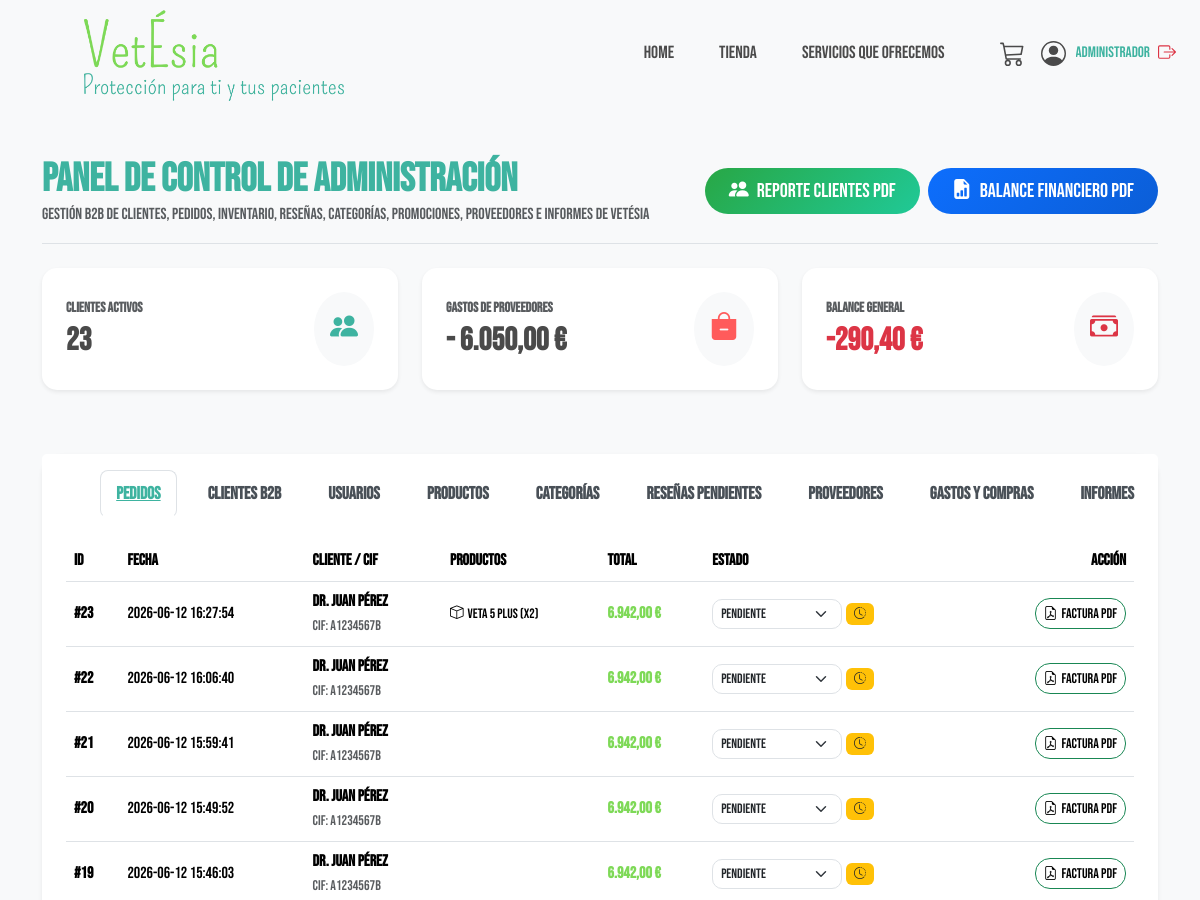
Before: /admin.html (signed in, upper part) with the older database file.
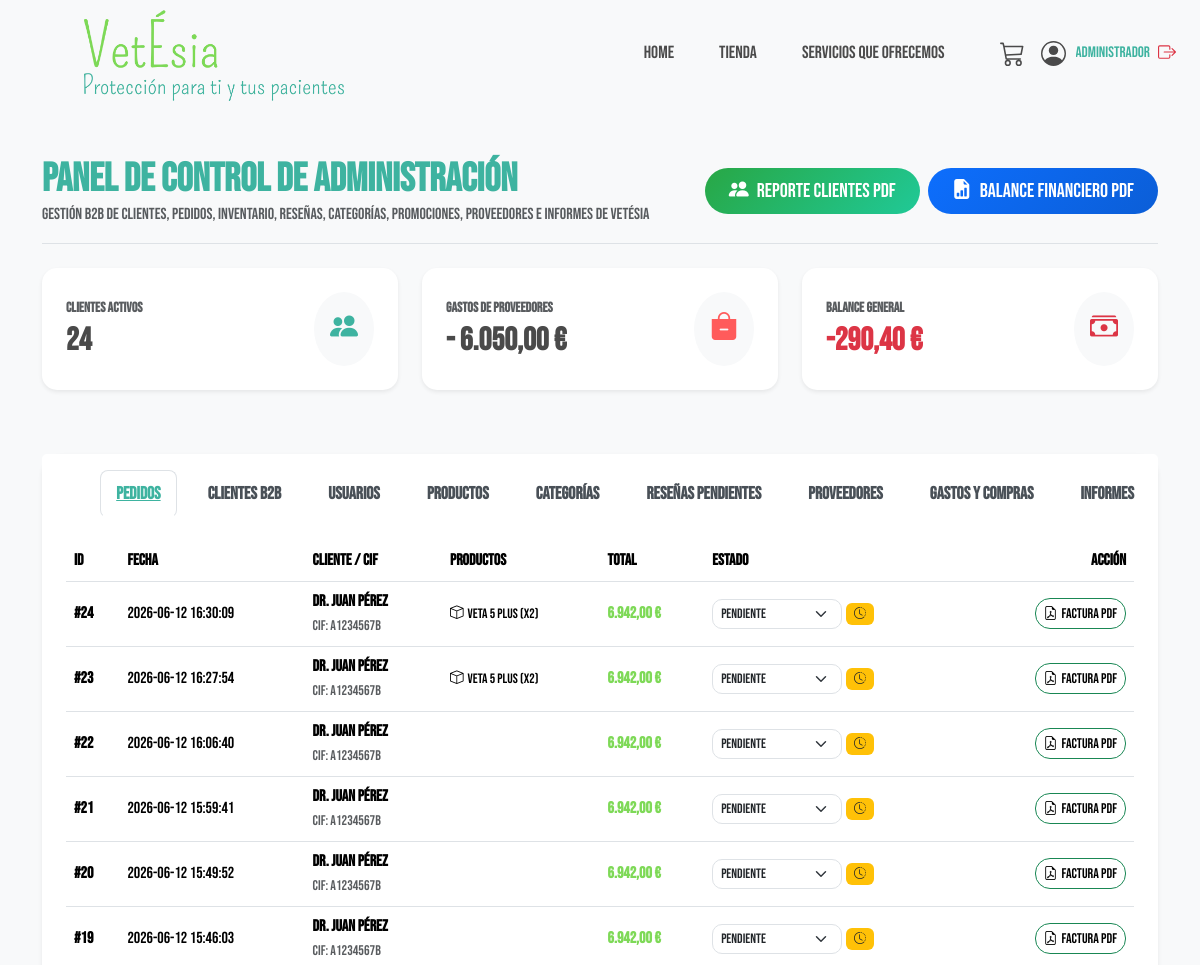
After: the same page with the newer database file.
### tables this page shows
CREATE TABLE pedidos (
            id INTEGER PRIMARY KEY AUTOINCREMENT,
            usuario_id INTEGER,
            empresa TEXT NOT NULL,
            email TEXT NOT NULL,
            cif TEXT NOT NULL,
            contacto TEXT NOT NULL,
            telefono TEXT NOT NULL,
            zona TEXT NOT NULL,
            municipio TEXT NOT NULL,
            direccion TEXT NOT NULL,
            codigo_postal TEXT NOT NULL,
            titular_cuenta TEXT NOT NULL,
            iban TEXT NOT NULL,
            banco TEXT NOT NULL,
            subtotal REAL NOT NULL,
            iva REAL NOT NULL,
            total REAL NOT NULL,
            estado TEXT DEFAULT 'pendiente',
            fecha TIMESTAMP DEFAULT CURRENT_TIMESTAMP,
            FOREIGN KEY (usuario_id) REFERENCES usuarios (id)
        );

CREATE TABLE detalles_pedido (
            id INTEGER PRIMARY KEY AUTOINCREMENT,
            pedido_id INTEGER NOT NULL,
            producto_id INTEGER NOT NULL,
            cantidad INTEGER NOT NULL,
            precio_unitario REAL NOT NULL,
            FOREIGN KEY (pedido_id) REFERENCES pedidos (id) ON DELETE CASCADE,
            FOREIGN KEY (producto_id) REFERENCES productos (id)
        );

CREATE TABLE productos (
            id INTEGER PRIMARY KEY AUTOINCREMENT,
            slug TEXT NOT NULL UNIQUE,
            nombre TEXT NOT NULL,
            categoria TEXT NOT NULL,
            precio REAL NOT NULL,
            descripcion TEXT NOT NULL,
            especificaciones_json TEXT,
            imagen_url TEXT NOT NULL,
            stock INTEGER DEFAULT 20,
            stock_minimo INTEGER DEFAULT 5,
            activo INTEGER DEFAULT 1
        );

### app.py (the view)
@app.route('/admin.html')
def admin():
    if 'user_id' not in session:
        flash("Acceso restringido. Por favor inicia sesión.", "danger")
        return redirect(url_for('cuenta'))
    conn = get_db_connection()
    user = conn.execute("SELECT * FROM usuarios WHERE id = ?", (session['user_id'],)).fetchone()
    if not user or user['rol'] not in ('admin', 'trabajador'):
        conn.close()
        flash("Acceso restringido. No tienes permisos para acceder a esta área.", "danger")
        return redirect(url_for('cuenta'))
    user_rol = user['rol']
    total_clientes = conn.execute("SELECT count(*) FROM usuarios WHERE email != 'admin@vetesia.com'").fetchone()[0]
    total_pedidos = conn.execute("SELECT count(*) FROM pedidos").fetchone()[0]
    total_ventas = conn.execute("SELECT sum(total) FROM pedidos WHERE estado IN ('pagado', 'procesando', 'enviado', 'entregado')").fetchone()[0] or 0.0
    total_compras = conn.execute("SELECT sum(monto) FROM compras").fetchone()[0] or 0.0
    balance_neto = total_ventas - total_compras
    ventas_formateadas = f"{total_ventas:,.2f}".replace(",", "X").replace(".", ",").replace("X", ".")
    compras_formateadas = f"{total_compras:,.2f}".replace(",", "X").replace(".", ",").replace("X", ".")
    balance_formateado = f"{balance_neto:,.2f}".replace(",", "X").replace(".", ",").replace("X", ".")
    clientes_registrados = conn.execute('''
        SELECT u.id, u.nombre_empresa, u.email, p.cif, p.contacto, p.telefono, p.banco, p.iban, p.municipio, p.zona, p.direccion, p.codigo_postal
        FROM usuarios u
        LEFT JOIN (
            SELECT usuario_id, cif, contacto, telefono, banco, iban, municipio, zona, direccion, codigo_postal, max(fecha)
            FROM pedidos
            GROUP BY usuario_id
        ) p ON u.id = p.usuario_id
        WHERE u.email != 'admin@vetesia.com'
        ORDER BY u.id ASC
    ''').fetchall()
    clientes_invitados = conn.execute('''
        SELECT NULL as id, empresa as nombre_empresa, email, cif, contacto, telefono, banco, iban, municipio, zona, direccion, codigo_postal
        FROM pedidos
        WHERE usuario_id IS NULL
        GROUP BY cif
    ''').fetchall()
    todos_clientes = list(clientes_registrados) + list(clientes_invitados)
    usuarios = conn.execute("SELECT * FROM usuarios ORDER BY id ASC").fetchall()
    pedidos_raw = conn.execute('SELECT * FROM pedidos ORDER BY fecha DESC').fetchall()
    pedidos = []
    for p in pedidos_raw:
        items = conn.execute('''
            SELECT dp.*, prod.nombre
            FROM detalles_pedido dp
            JOIN productos prod ON dp.producto_id = prod.id
            WHERE dp.pedido_id = ?
        ''', (p['id'],)).fetchall()
        pedidos.append({
            'id': p['id'],
            'empresa': p['contacto'],
            'cif': p['cif'],
            'total': p['total'],
            'fecha': p['fecha'],
            'estado': p['estado'],
            'articulos': items
        })
    productos = conn.execute('SELECT * FROM productos ORDER BY id ASC').fetchall()
    categorias = conn.execute('SELECT * FROM categorias ORDER BY id ASC').fetchall()
    resenas_pendientes = conn.execute('''
        SELECT r.*, u.nombre_empresa AS usuario_nombre, p.nombre AS producto_nombre
        FROM resenas r
        JOIN usuarios u ON r.usuario_id = u.id
        JOIN productos p ON r.producto_id = p.id
        WHERE r.verificada = 0
        ORDER BY r.fecha DESC
    ''').fetchall()
    proveedores = conn.execute('SELECT * FROM proveedores ORDER BY id ASC').fetchall()
    compras = conn.execute('''
        SELECT c.*, p.nombre AS proveedor_nombre
        FROM compras c
        LEFT JOIN proveedores p ON c.proveedor_id = p.id
        ORDER BY c.fecha DESC
    ''').fetchall()
    informe_stock = conn.execute('''
        SELECT id, nombre, stock, stock_minimo, (stock_minimo - stock) AS diferencia
        FROM productos
        WHERE stock <= stock_minimo
        ORDER BY diferencia DESC
    ''').fetchall()
    informe_ventas = conn.execute('''
        SELECT strftime('%Y-%m', fecha) AS mes, COUNT(*) AS num_pedidos, SUM(total) AS ingresos
        FROM pedidos
        WHERE estado IN ('pagado', 'procesando', 'enviado', 'entregado')
        GROUP BY mes
        ORDER BY mes DESC
        LIMIT 12
    ''').fetchall()
    informe_top = conn.execute('''
        SELECT p.id, p.nombre, SUM(dp.cantidad) AS unidades, SUM(dp.cantidad * dp.precio_unitario) AS ingresos
        FROM detalles_pedido dp
        JOIN productos p ON dp.producto_id = p.id
        JOIN pedidos pe ON dp.pedido_id = pe.id
        WHERE pe.estado IN ('pagado', 'procesando', 'enviado', 'entregado')
        GROUP BY p.id, p.nombre
        ORDER BY unidades DESC
        LIMIT 10
    ''').fetchall()
    conn.close()
    stats = {
        'total_clientes': total_clientes + len(clientes_invitados),
        'total_pedidos': total_pedidos,
        'total_ventas': ventas_formateadas,
        'total_compras': compras_formateadas,
        'balance_neto': balance_formateado,
        'balance_raw': balance_neto
    }
    return render_template('admin.html', stats=stats, clientes=todos_clientes, usuarios=usuarios,
                           pedidos=pedidos, productos=productos, categorias=categorias,
                           resenas_pendientes=resenas_pendientes,
                           proveedores=proveedores, compras=compras, informe_stock=informe_stock,
                           informe_ventas=informe_ventas, informe_top=informe_top, user_rol=user_rol)

### app.py (called while the page is built)
def get_db_connection():
    db_path = os.path.join(os.path.dirname(__file__), 'database.db')
    conn = sqlite3.connect(db_path)
    conn.row_factory = sqlite3.Row
    return conn

@app.context_processor
def inject_global_data():
    cart = session.get('cart', {})
    cart_count = sum(cart.values())
    logged_in = 'user_id' in session
    user_name = session.get('user_name', '')
    def get_image_url(url):
        if not url:
            return '/static/fotos/logo.webp'
        if '://' in url or url.startswith('/') or url.startswith('data:'):
            return url
        return f'/static/fotos/{url}'
    return dict(cart_count=cart_count, logged_in=logged_in, user_name=user_name, get_image_url=get_image_url)

### templates/admin.html (shortened to what the changed rows need)
<!DOCTYPE html>
<html lang="es">
<head>
    <link href="https://cdn.jsdelivr.net/npm/bootstrap@5.3.3/dist/css/bootstrap.min.css" rel="stylesheet">
    <link rel="stylesheet" href="/static/css/vetesia.css">
    <link rel="stylesheet" href="https://cdn.jsdelivr.net/npm/bootstrap-icons@1.11.3/font/bootstrap-icons.min.css">
</head>
<body class="bg-light">
    <div class="container mt-5 mb-5">
        <div class="d-flex justify-content-between align-items-center mb-4 border-bottom pb-3 flex-wrap gap-3">
            <div>
                <h1 style="color: #3eb3a0; font-weight: 700;" class="mb-0">Panel de Control de Administración</h1>
            </div>
        </div>
        <div class="row mb-5">
            <div class="col-md-4 mb-3">
                <div class="card border-0 shadow-sm p-4 bg-white kpi-card" style="border-left: 5px solid #3eb3a0;">
                    <div class="d-flex justify-content-between align-items-center">
                        <div>
                            <span class="text-muted d-block small mb-1 fw-bold text-uppercase">Clientes Activos</span>
                            <h2 class="mb-0 fw-bold" style="color: #4a4a4a;">{{ stats.total_clientes }}</h2>
                        </div>
                    </div>
                </div>
            </div>
            {% if user_rol != 'trabajador' %}
            <div class="col-md-4 mb-3">
                <div class="card border-0 shadow-sm p-4 bg-white kpi-card" style="border-left: 5px solid #ff5b5b;">
                    <div class="d-flex justify-content-between align-items-center">
                        <div>
                            <h2 class="mb-0 fw-bold" style="color: #4a4a4a;">- {{ stats.total_compras }} €</h2>
                        </div>
                    </div>
                </div>
            </div>
            <div class="col-md-4 mb-3">
                <div class="card border-0 shadow-sm p-4 bg-white kpi-card" style="border-left: 5px solid {% if stats.balance_raw >= 0 %}#28a745{% else %}#dc3545{% endif %};">
                    <div class="d-flex justify-content-between align-items-center">
                        <div>
                            {% if stats.balance_raw >= 0 %}
                            <h2 class="mb-0 fw-bold" style="color: #28a745;">+ {{ stats.balance_neto }} €</h2>
                            {% else %}
                            <h2 class="mb-0 fw-bold" style="color: #dc3545;">{{ stats.balance_neto }} €</h2>
                            {% endif %}
                        </div>
                    </div>
                </div>
            </div>
            {% endif %}
        </div>
        <div class="card border-0 shadow-sm mb-5" style="border-radius: 20px;">
            <div class="card-body p-4">
                <div class="tab-content" id="adminTabsContent">
                    <div class="tab-pane fade show active" id="tab-pedidos" role="tabpanel">
                        {% if not pedidos %}
                        <p class="text-muted py-4 text-center">Aún no se han recibido pedidos en el sistema.</p>
                        {% else %}
                        <div class="table-responsive">
                            <table class="table table-hover align-middle">
                                <thead>
                                    <tr>
                                        <th>ID</th><th>Fecha</th><th>Cliente / CIF</th><th>Productos</th><th>Total</th><th>Estado</th><th class="text-end">Acción</th>
                                    </tr>
                                </thead>
                                <tbody>
                                    {% for p in pedidos %}
                                    <tr>
                                        <td class="fw-bold">#{{ p.id }}</td>
                                        <td>{{ p.fecha }}</td>
                                        <td>
                                            <div class="fw-bold">{{ p.empresa }}</div>
                                            <small class="text-muted">CIF: {{ p.cif }}</small>
                                        </td>
                                        <td>
                                            <ul class="list-unstyled mb-0" style="font-size: 0.85rem;">
                                                {% for item in p.articulos %}
                                                <li><i class="bi bi-box me-1"></i>{{ item.nombre }} (x{{ item.cantidad }})</li>
                                                {% endfor %}
                                            </ul>
                                        </td>
                                        <td class="fw-bold" style="color: #7ed957;">{{ "{:,.2f}".format(p.total).replace(",", "X").replace(".", ",").replace("X", ".") }} €</td>
                                        <td>
                                            <form action="/admin/pedido/{{ p.id }}/estado" method="POST" class="d-flex align-items-center gap-1">
                                                <select name="estado" class="form-select form-select-sm" onchange="this.form.submit()" style="border-radius: 10px; width: 130px; font-size: 0.85rem;">
                                                    <option value="pendiente" {% if p.estado == 'pendiente' %}selected{% endif %}>Pendiente</option>
                                                </select>
                                                {% if p.estado == 'pendiente' %}
                                                    <span class="badge bg-warning text-dark"><i class="bi bi-clock-history"></i></span>
                                                {% elif p.estado == 'procesando' %}
                                                    <span class="badge bg-primary"><i class="bi bi-gear-fill"></i></span>
                                                {% elif p.estado == 'enviado' %}
                                                    <span class="badge bg-info text-dark"><i class="bi bi-truck"></i></span>
                                                {% elif p.estado == 'entregado' %}
                                                    <span class="badge bg-success"><i class="bi bi-check-circle-fill"></i></span>
                                                {% elif p.estado == 'cancelado' %}
                                                    <span class="badge bg-danger"><i class="bi bi-x-circle-fill"></i></span>
                                                {% endif %}
                                            </form>
                                        </td>
                                        <td class="text-end">
                                            <a href="/factura/{{ p.id }}.pdf" class="btn btn-outline-success btn-sm d-inline-flex align-items-center gap-1" style="border-radius: 15px;">
                                                <i class="bi bi-file-earmark-pdf"></i> Factura PDF
                                            </a>
                                        </td>
                                    </tr>
                                    {% endfor %}
                                </tbody>
                            </table>
                        </div>
                        {% endif %}
                    </div>
                </div>
            </div>
        </div>
    </div>
</body>
</html>

Changed rows visible on the page:
added pedidos: id "24", fecha "2026-06-12 16:30:09", empresa "Dr. Juan Pérez", cif "A1234567B", total "6.942,00", estado "Pendiente"
added detalles_pedido: nombre "Veta 5 Plus", cantidad "2", shown under "24"
Other visible differences:
{{ stats.total_clientes }}: "23" → "24"
